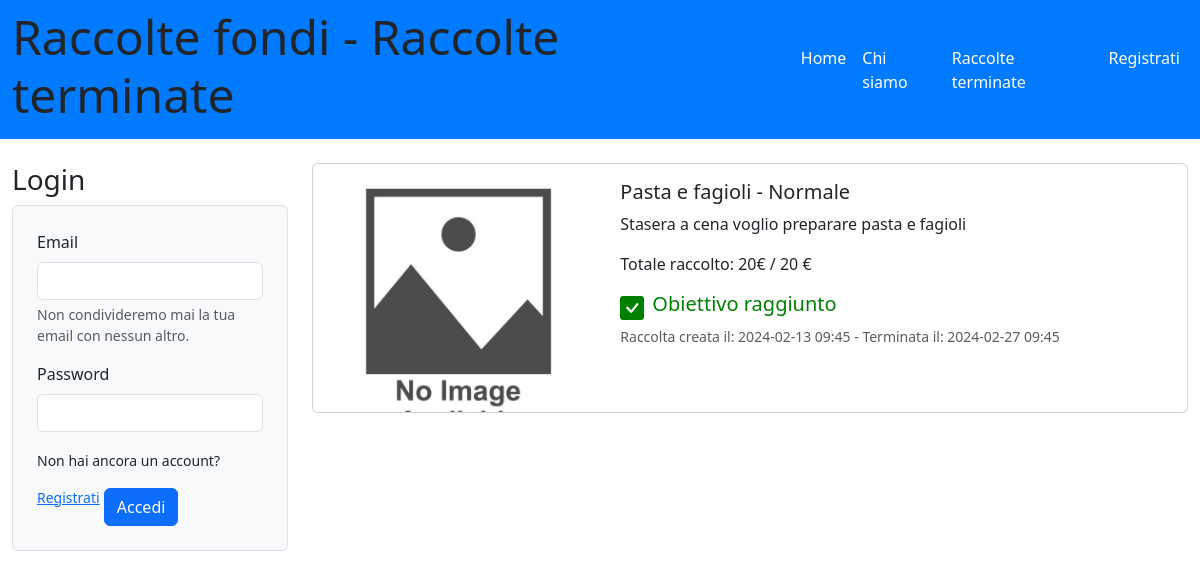
Before: /raccolte_terminate with the older database file.
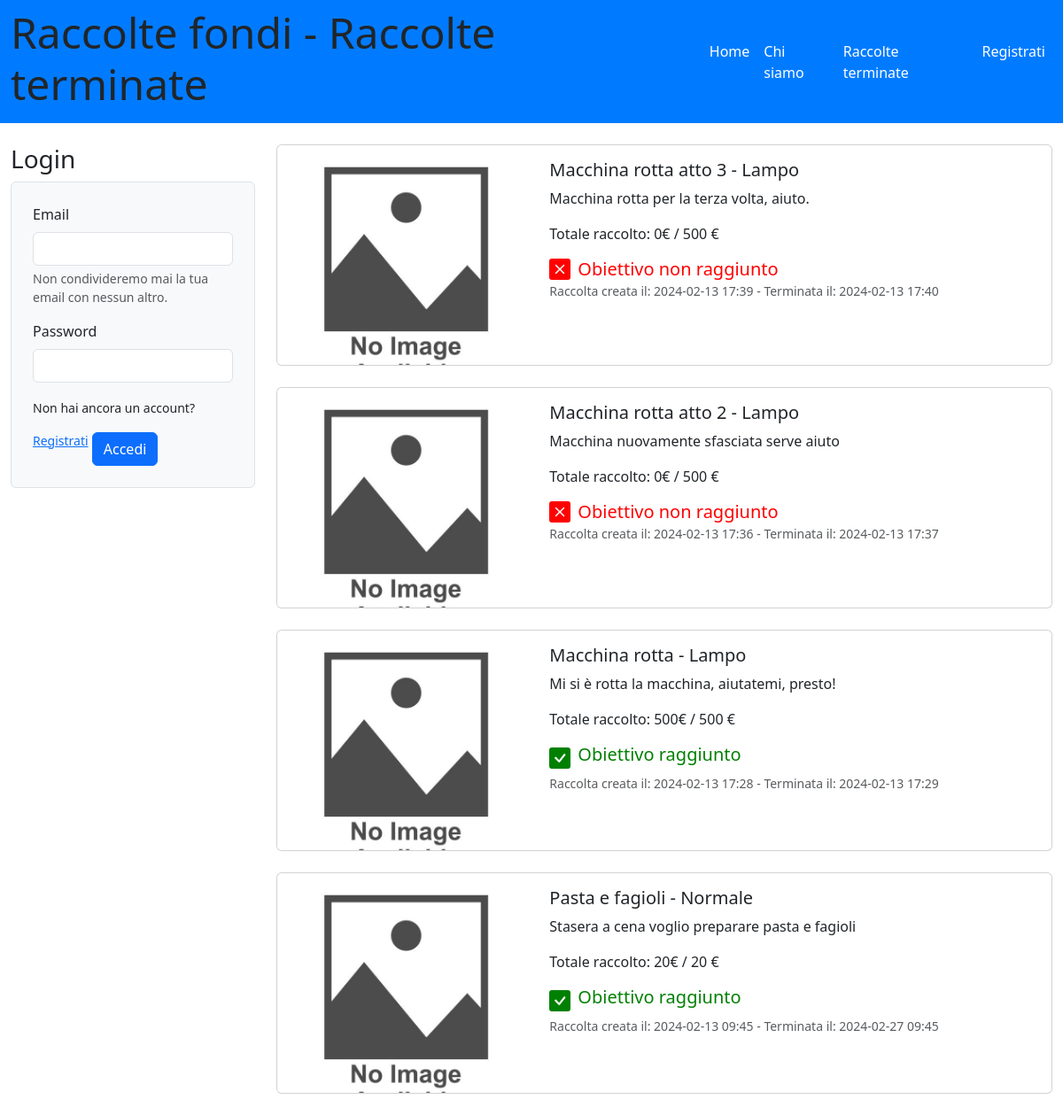
After: the same page with the newer database file.
### tables this page shows
CREATE TABLE "raccolte" (
	"id_raccolta"	INTEGER NOT NULL UNIQUE,
	"nome_raccolta"	TEXT NOT NULL,
	"descrizione"	TEXT,
	"immagine"	TEXT,
	"data_creazione"	TEXT,
	"data_termine"	TEXT,
	"cifra_attuale"	NUMERIC,
	"cifra_da_raggiungere"	NUMERIC,
	"tipo_raccolta"	TEXT,
	"organizzatore_raccolta"	INTEGER,
	"importo_minimo"	NUMERIC,
	"status"	TEXT DEFAULT 'attiva',
	"aggiornata"	TEXT DEFAULT 'no',
	"importo_massimo"	NUMERIC,
	PRIMARY KEY("id_raccolta" AUTOINCREMENT),
	FOREIGN KEY("organizzatore_raccolta") REFERENCES "utenti"("id_utente")
);

### app.py (the view)
@app.route('/raccolte_terminate')
def raccolte_terminate():
    raccolte_terminate_db = raccolte_dao.get_raccolte_terminate()
    return render_template('raccolte_terminate.html', raccolte_terminate=raccolte_terminate_db)

### app.py (called while the page is built)
@app.before_request
def update_before_request():
    app.logger.info('Inizio update_status_e_portafoglio')
    try:
        raccolte_dao.update_status_e_portafoglio()
        app.logger.info('Fine update_status_e_portafoglio')
    except Exception as e:
        print('Error during update:', str(e))

### raccolte_dao.py (called while the page is built)
def get_raccolte_terminate():
    conn = sqlite3.connect('db/raccolte_fondi.db')
    conn.row_factory = sqlite3.Row
    cursor = conn.cursor()
    status_terminata = 'terminata'
    sql = 'SELECT * FROM raccolte WHERE status = ? ORDER BY data_creazione DESC'
    cursor.execute(sql, (status_terminata,))
    raccolte_terminate = cursor.fetchall()
    cursor.close()
    conn.close()
    return raccolte_terminate

### templates/raccolte_terminate.html (shortened to what this page needs)
{% extends "base.html" %}
{% block home_active %}active{% endblock %}
{% block page_name %}Raccolte terminate{% endblock %}
{% block content %}
<div class="container">
    <div class="row">
        <div class="col-lg-3">
            <aside id="myaside">
                {% if not current_user.is_authenticated %}
                <section>
                    <h3>Login</h3>
                    <div class="bg-light p-4 border rounded mb-3">
                        <form action="/login" method="POST">
                            <div class="mb-3">
                                <label for="emailInput" class="form-label">Email</label>
                                <input type="text" class="form-control" id="emailInput" name="email">
                                <div id="emailHelp" class="form-text">Non condivideremo mai la tua email con nessun altro.</div>
                            </div>
                            <div class="mb-3">
                                <label for="passwordInput" class="form-label">Password</label>
                                <input type="password" class="form-control" id="passwordInput" name="password">
                            </div>
                            <small>Non hai ancora un account? <a href="/iscriviti">Registrati</a></small>
                            <button type="submit" class="btn btn-primary mt-3">Accedi</button>
                        </form>
                    </div>
                </section>
                {% endif %}
            </aside>
        </div>
        <div class="col-lg-9">
          {% for raccolta in raccolte_terminate%}
          <div class="card mb-4 fixed-height-card" >
            <div class="row g-0">
              <div class="col-md-4 card-img-container">
                {% if raccolta.immagine %}
                  <img src="{{ url_for('static', filename=raccolta.immagine) }}" class="img-fluid rounded-start" alt="Immagine della raccolta {{ raccolta.nome_raccolta | e }}">
                {% else %}
                  <img src="{{ url_for('static', filename='no_immagine_raccolta.jpg') }}" class="img-fluid rounded-start" alt="La raccolta {{ raccolta.nome_raccolta | e }} non ha immagine">
                {% endif %}
              </div>
              <div class="col-md-8">
                <div class="card-body">
                  <h5 class="card-title">
                      {{raccolta.nome_raccolta | e}}
                    - {% if raccolta.tipo_raccolta == 'lampo' %} Lampo
                    {%else%} Normale
                    {%endif%}
                  </h5>
                  <p class="card-text">{{raccolta.descrizione}}</p>
                  <p class="card-text">Totale raccolto: {{raccolta.cifra_attuale}}€ / {{raccolta.cifra_da_raggiungere}} €</p>
                  <div class="d-flex align-items-center">
                  {% if raccolta.cifra_attuale >= raccolta.cifra_da_raggiungere %}
                  <h5 class="raccolte_terminate_successo mb-2">Obiettivo raggiunto</h5>
                  {%  else %}
                  <h5 class="raccolte_terminate_fallita mb-0">Obiettivo non raggiunto</h5>
                  {% endif %}
                  </div>
                  <p class="card-text"><small class="text-body-secondary">Raccolta creata il: {{raccolta.data_creazione}} - Terminata il: {{raccolta.data_termine}}</small></p>
                </div>
              </div>
            </div>
          </div>
          {% endfor %}
        </div>
    </div>
</div>
{% endblock %}

Changed rows visible on the page:
added raccolte: nome_raccolta "Macchina rotta atto 3", tipo_raccolta "Lampo", descrizione "Macchina rotta per la terza volta, aiuto.", cifra_attuale "0", cifra_da_raggiungere "500", shows "Obiettivo non raggiunto", data_creazione "2024-02-13 17:39", data_termine "2024-02-13 17:40"
added raccolte: nome_raccolta "Macchina rotta atto 2", tipo_raccolta "Lampo", descrizione "Macchina nuovamente sfasciata serve aiuto", cifra_attuale "0", cifra_da_raggiungere "500", shows "Obiettivo non raggiunto", data_creazione "2024-02-13 17:36", data_termine "2024-02-13 17:37"
added raccolte: nome_raccolta "Macchina rotta", tipo_raccolta "Lampo", descrizione "Mi si è rotta la macchina, aiutatemi, presto!", cifra_attuale "500", cifra_da_raggiungere "500", shows "Obiettivo raggiunto", data_creazione "2024-02-13 17:28", data_termine "2024-02-13 17:29"
